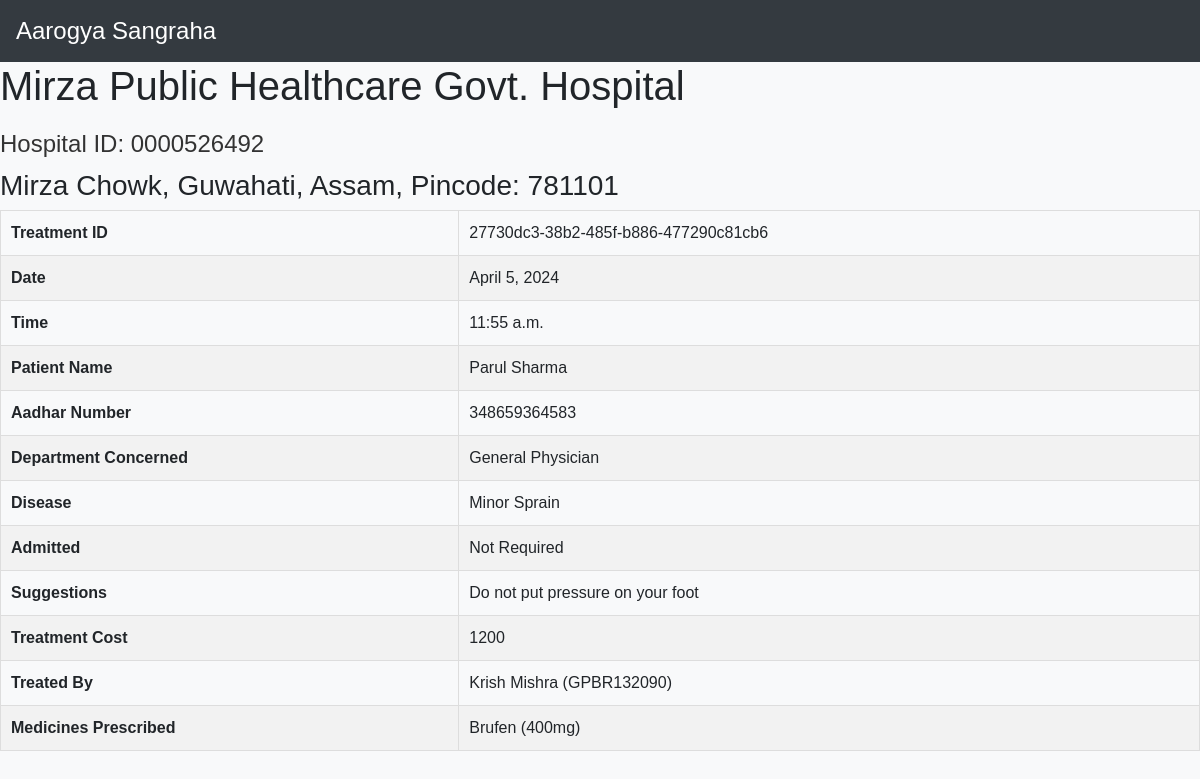
Page /treatment/treatment-detail/27730dc338b2485fb886477290c81cb6 on the earlier database version.
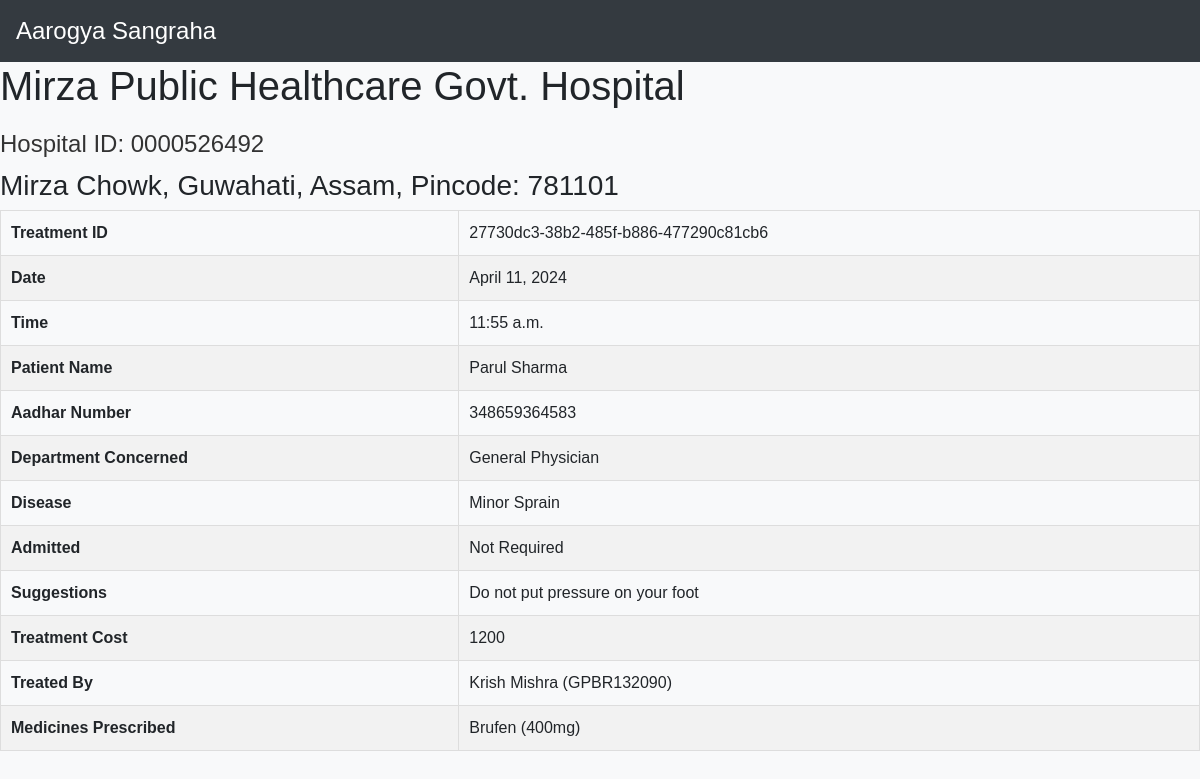
Same page on the later database version.
### treatment/models.py (models this page shows, shortened)
class Treatment(models.Model):
    tid = models.UUIDField(primary_key=True, default=uuid.uuid4, editable=False)
    date = models.DateField(auto_now_add=True)
    time = models.TimeField(auto_now_add=True)
    symptoms = models.CharField(max_length=500)
    advisedTest = models.CharField(max_length=250,default=None,null=True,blank=True)
    disease = models.CharField(max_length=75)
    admitted = models.CharField(max_length=20, choices=aList, default='Not Required')
    aadharNo = models.ForeignKey(Patient,on_delete=models.CASCADE,to_field='aadharNo')
    treatmentCost = models.IntegerField()
    medicalID = models.ForeignKey(MedicalPractitioner,on_delete=models.SET_NULL,null=True,blank=True,to_field='medicalID')
    hospitalID = models.ForeignKey(Hospital, on_delete=models.SET_NULL, null=True, blank=True, to_field='hospitalID')
    suggestions = models.CharField(max_length=500,null=True,blank=True,default=None)
    query = models.CharField(max_length=20,choices=q,default='No')
    medicines = models.ManyToManyField(Medicine, through='Medicine_Treatment')

class Hospital(models.Model):
    user=models.OneToOneField(User,on_delete=models.CASCADE)
    hospitalID = models.CharField(max_length=10,primary_key=True)
    address = models.CharField(max_length=100)
    city = models.CharField(max_length=30)
    state = models.CharField(max_length=15)
    pincode = models.CharField(max_length=6)
    status = models.CharField(max_length=20, choices=(
        ('pending', 'Pending Verification'),
        ('approved', 'Approved'),
        ('rejected', 'Rejected')
    ), default='pending')

class Patient(models.Model):
    user=models.OneToOneField(User,on_delete=models.CASCADE)
    aadharNo = models.CharField(max_length=12,primary_key=True)
    sex = models.CharField(max_length=1,choices=sex_c,default=None)
    date_of_birth = models.DateField()
    bloodGroup = models.CharField(max_length=3,choices=bg,default=None)
    emergencyContact = models.CharField(max_length=11)
    criticalInfo = models.CharField(max_length=150,null=True,blank=True,default=None)
    def get_aadharNo(self):
        return self.aadharNo

class MedicalPractitioner(models.Model):
    user=models.OneToOneField(User,on_delete=models.CASCADE)
    medicalID = models.CharField(max_length=10,primary_key=True)
    sex = models.CharField(max_length=1,choices=sex_c,default=None)
    date_of_birth = models.DateField()
    hospitalID = models.ForeignKey(Hospital,on_delete=models.SET_NULL,null=True,blank=True,to_field='hospitalID')
    department = models.CharField(max_length=50,choices=departments,default=None)
    status = models.CharField(max_length=21, choices=(
        ('Authorized','Authorized'),
        ('Suspended','Suspended'),
        ('Permanently Suspended','Permanently Suspended')
    ), default='Authorized')
    def __str__(self):
        return f"{self.user.first_name} {self.user.last_name} ({self.medicalID})"

### treatment/views.py (the view)
# urls.py: path('treatment-detail/<str:tid>',views.treatment_detail,name='treatment_detail'),
def treatment_detail(request, tid):
    treatment = get_object_or_404(models.Treatment, tid=tid)
    return render(request, 'treatment/treatment_detail.html', {'treatment': treatment})

### treatment/models.py (called while the page is built)
    def __str__(self):
        return f"{self.medName} ({self.dosage}mg)"

### treatment/templates/treatment/treatment_detail.html (shortened to what this page needs)
{% load static %}
<!DOCTYPE html>
<html lang="en">
<head>
    <link rel="stylesheet" href="https://cdn.jsdelivr.net/npm/bootstrap@4.6.1/dist/css/bootstrap.min.css">
    <link rel="stylesheet" href="https://cdnjs.cloudflare.com/ajax/libs/font-awesome/5.10.2/css/all.css">
    <link rel="stylesheet" href="{% static 'treatment/css/treatment_detail.css' %}">
    <link rel="stylesheet" href="https://cdnjs.cloudflare.com/ajax/libs/font-awesome/5.15.3/css/all.min.css">
</head>
<body>
  <nav class="navbar navbar-expand-lg navbar-dark bg-dark">
    <a class="navbar-brand" href="{% url 'home' %}">Aarogya Sangraha</a>
  </nav>
    <h1>{{ treatment.hospitalID.user.first_name }} {{ treatment.hospitalID.user.last_name }}</h1>
    <h2>Hospital ID: {{ treatment.hospitalID.hospitalID }}</h2>
    <h3>{{ treatment.hospitalID.address }}, {{ treatment.hospitalID.city }}, {{ treatment.hospitalID.state }}, Pincode: {{ treatment.hospitalID.pincode }}</h3>
    <table>
        <tr>
            <th>Treatment ID</th>
            <td>{{ treatment.tid }}</td>
        </tr>
        <tr>
            <th>Date</th>
            <td>{{ treatment.date }}</td>
        </tr>
        <tr>
            <th>Time</th>
            <td>{{ treatment.time }}</td>
        </tr>
        <tr>
            <th>Patient Name</th>
            <td>{{ treatment.aadharNo.user.first_name }} {{ treatment.aadharNo.user.last_name }}</td>
        </tr>
        <tr>
            <th>Aadhar Number</th>
            <td>{{ treatment.aadharNo.get_aadharNo }}</td>
        </tr>
        <tr>
            <th>Department Concerned</th>
            <td>{{ treatment.medicalID.department }}</td>
        </tr>
        <tr>
            <th>Disease</th>
            <td>{{ treatment.disease }}</td>
        </tr>
        <tr>
            <th>Admitted</th>
            <td>{{ treatment.get_admitted_display }}</td>
        </tr>
        <tr>
            <th>Suggestions</th>
            <td>{{ treatment.suggestions }}</td>
        </tr>
        <tr>
            <th>Treatment Cost</th>
            <td>{{ treatment.treatmentCost }}</td>
        </tr>
        <tr>
            <th>Treated By</th>
            <td>{{ treatment.medicalID }}</td>
        </tr>
        <tr>
            <th>Medicines Prescribed</th>
            <td>
                <ul>
                    {% for medicine in treatment.medicines.all %}
                    <li>{{ medicine }}</li>
                    {% endfor %}
                </ul>
            </td>
        </tr>
    </table>
</body>
</html>

Differences in the rows shown:
changed Treatment "27730dc3-38b2-485f-b886-477290c81cb6": date "April 5, 2024" → "April 11, 2024"
